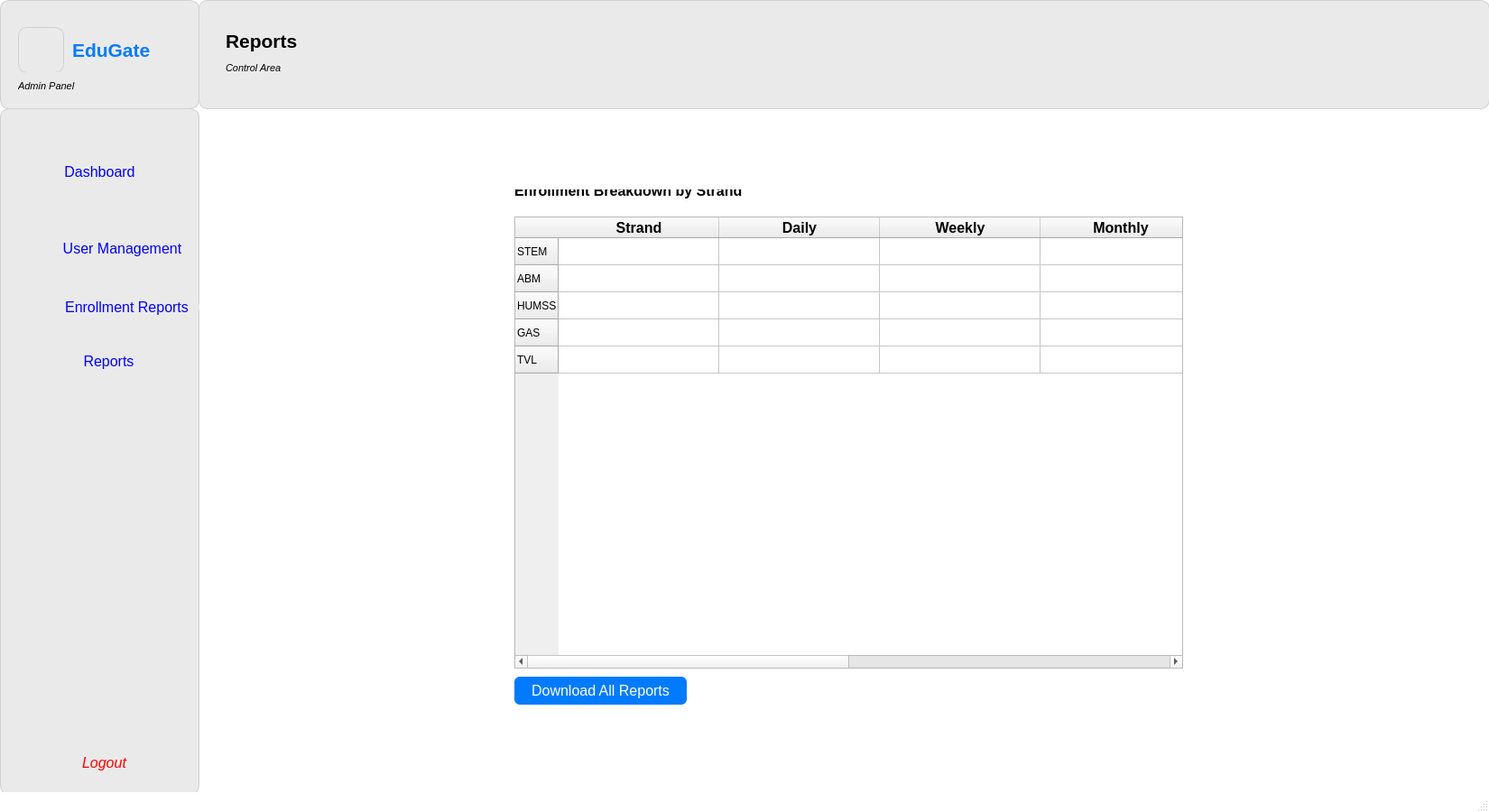
<?xml version="1.0" encoding="UTF-8"?>
<ui version="4.0">
 <class>MainWindow</class>
 <widget class="QMainWindow" name="MainWindow">
  <property name="geometry">
   <rect>
    <x>0</x>
    <y>0</y>
    <width>1650</width>
    <height>900</height>
   </rect>
  </property>
  <property name="sizePolicy">
   <sizepolicy hsizetype="Fixed" vsizetype="Fixed">
    <horstretch>0</horstretch>
    <verstretch>0</verstretch>
   </sizepolicy>
  </property>
  <property name="minimumSize">
   <size>
    <width>1650</width>
    <height>900</height>
   </size>
  </property>
  <property name="maximumSize">
   <size>
    <width>1650</width>
    <height>900</height>
   </size>
  </property>
  <property name="windowTitle">
   <string>MainWindow</string>
  </property>
  <property name="styleSheet">
   <string notr="true">QMainWindow {
    background-color: white;
}
</string>
  </property>
  <widget class="QWidget" name="centralwidget">
   <widget class="QWidget" name="widget" native="true">
    <property name="geometry">
     <rect>
      <x>220</x>
      <y>0</y>
      <width>1431</width>
      <height>121</height>
     </rect>
    </property>
    <property name="styleSheet">
     <string notr="true">QWidget {
    background-color: #eaeaea;  
    border: 1px solid #cfcfcf;
    border-radius: 10px;
}
</string>
    </property>
    <widget class="QLabel" name="label">
     <property name="geometry">
      <rect>
       <x>30</x>
       <y>20</y>
       <width>281</width>
       <height>51</height>
      </rect>
     </property>
     <property name="font">
      <font>
       <family>Segoe UI</family>
       <pointsize>16</pointsize>
       <weight>75</weight>
       <italic>false</italic>
       <bold>true</bold>
      </font>
     </property>
     <property name="styleSheet">
      <string notr="true">QLabel {
    background-color: #eaeaea;   /* match your widget color */
    border: none;                /* remove border */
    color: #000;                 /* text color (change if needed) */
}
</string>
     </property>
     <property name="text">
      <string>Reports</string>
     </property>
    </widget>
    <widget class="QLabel" name="label_2">
     <property name="geometry">
      <rect>
       <x>30</x>
       <y>60</y>
       <width>171</width>
       <height>31</height>
      </rect>
     </property>
     <property name="font">
      <font>
       <family>Segoe UI</family>
       <pointsize>8</pointsize>
       <weight>50</weight>
       <italic>true</italic>
       <bold>false</bold>
      </font>
     </property>
     <property name="styleSheet">
      <string notr="true">QLabel {
    background-color: #eaeaea;   /* match your widget color */
    border: none;                /* remove border */
    color: #000;                 /* text color (change if needed) */
}
</string>
     </property>
     <property name="text">
      <string>Control Area</string>
     </property>
    </widget>
   </widget>
   <widget class="QWidget" name="widget_3" native="true">
    <property name="geometry">
     <rect>
      <x>0</x>
      <y>0</y>
      <width>221</width>
      <height>121</height>
     </rect>
    </property>
    <property name="styleSheet">
     <string notr="true">QWidget {
    background-color: #eaeaea;  
    border: 1px solid #cfcfcf;
    border-radius: 10px;
}
</string>
    </property>
    <widget class="QLabel" name="label_3">
     <property name="geometry">
      <rect>
       <x>20</x>
       <y>30</y>
       <width>51</width>
       <height>51</height>
      </rect>
     </property>
     <property name="text">
      <string/>
     </property>
     <property name="pixmap">
      <pixmap>../../../Downloads/ChatGPT Image Dec 10, 2025, 02_26_54 PM.png</pixmap>
     </property>
     <property name="scaledContents">
      <bool>true</bool>
     </property>
    </widget>
    <widget class="QLabel" name="label_4">
     <property name="geometry">
      <rect>
       <x>80</x>
       <y>30</y>
       <width>111</width>
       <height>51</height>
      </rect>
     </property>
     <property name="font">
      <font>
       <family>Segoe UI</family>
       <pointsize>16</pointsize>
       <weight>75</weight>
       <italic>false</italic>
       <bold>true</bold>
      </font>
     </property>
     <property name="styleSheet">
      <string notr="true">QLabel {
    color: #007BFF;    /* nice clean blue */
    background-color: transparent;   /* optional */
    border: none;                    /* optional */
}
</string>
     </property>
     <property name="text">
      <string>EduGate</string>
     </property>
    </widget>
    <widget class="QLabel" name="label_5">
     <property name="geometry">
      <rect>
       <x>20</x>
       <y>80</y>
       <width>171</width>
       <height>31</height>
      </rect>
     </property>
     <property name="font">
      <font>
       <family>Segoe UI</family>
       <pointsize>8</pointsize>
       <weight>50</weight>
       <italic>true</italic>
       <bold>false</bold>
      </font>
     </property>
     <property name="styleSheet">
      <string notr="true">QLabel {
    background-color: #eaeaea;   /* match your widget color */
    border: none;                /* remove border */
    color: #000;                 /* text color (change if needed) */
}
</string>
     </property>
     <property name="text">
      <string>Admin Panel</string>
     </property>
    </widget>
   </widget>
   <widget class="QWidget" name="widget_2" native="true">
    <property name="geometry">
     <rect>
      <x>0</x>
      <y>120</y>
      <width>221</width>
      <height>761</height>
     </rect>
    </property>
    <property name="styleSheet">
     <string notr="true">QWidget {
    background-color: #eaeaea;  
    border: 1px solid #cfcfcf;
    border-radius: 10px;
}
</string>
    </property>
    <widget class="QLabel" name="label_6">
     <property name="geometry">
      <rect>
       <x>20</x>
       <y>60</y>
       <width>41</width>
       <height>31</height>
      </rect>
     </property>
     <property name="font">
      <font>
       <family>Segoe UI</family>
       <pointsize>8</pointsize>
       <weight>50</weight>
       <italic>true</italic>
       <bold>false</bold>
      </font>
     </property>
     <property name="styleSheet">
      <string notr="true">QLabel {
    background-color: #eaeaea;   /* match your widget color */
    border: none;                /* remove border */
    color: #000;                 /* text color (change if needed) */
}
</string>
     </property>
     <property name="text">
      <string/>
     </property>
     <property name="pixmap">
      <pixmap>../../../Downloads/dashboard-monitor.png</pixmap>
     </property>
     <property name="scaledContents">
      <bool>true</bool>
     </property>
    </widget>
    <widget class="QPushButton" name="pushButton">
     <property name="geometry">
      <rect>
       <x>30</x>
       <y>60</y>
       <width>161</width>
       <height>21</height>
      </rect>
     </property>
     <property name="font">
      <font>
       <family>Segoe UI</family>
       <pointsize>12</pointsize>
      </font>
     </property>
     <property name="styleSheet">
      <string notr="true">QPushButton {
    border: none;
    outline: none;
    color: blue;
}
QPushButton:hover {
    color: #1565c0;
}

QPushButton:pressed {
    color: #0d47a1;
}
</string>
     </property>
     <property name="text">
      <string>Dashboard</string>
     </property>
    </widget>
    <widget class="QLabel" name="label_7">
     <property name="geometry">
      <rect>
       <x>30</x>
       <y>140</y>
       <width>31</width>
       <height>31</height>
      </rect>
     </property>
     <property name="font">
      <font>
       <family>Segoe UI</family>
       <pointsize>8</pointsize>
       <weight>50</weight>
       <italic>true</italic>
       <bold>false</bold>
      </font>
     </property>
     <property name="styleSheet">
      <string notr="true">QLabel {
    background-color: #eaeaea;   /* match your widget color */
    border: none;                /* remove border */
    color: #000;                 /* text color (change if needed) */
}
</string>
     </property>
     <property name="text">
      <string/>
     </property>
     <property name="pixmap">
      <pixmap>../../../Downloads/user-add.png</pixmap>
     </property>
     <property name="scaledContents">
      <bool>true</bool>
     </property>
    </widget>
    <widget class="QPushButton" name="pushButton_2">
     <property name="geometry">
      <rect>
       <x>70</x>
       <y>140</y>
       <width>131</width>
       <height>31</height>
      </rect>
     </property>
     <property name="font">
      <font>
       <family>Segoe UI</family>
       <pointsize>12</pointsize>
      </font>
     </property>
     <property name="toolTip">
      <string>&lt;html&gt;&lt;head/&gt;&lt;body&gt;&lt;p&gt;Enrollment&lt;br/&gt;Management&lt;/p&gt;&lt;/body&gt;&lt;/html&gt;</string>
     </property>
     <property name="styleSheet">
      <string notr="true">QPushButton {
    border: none;
    outline: none;
    color: blue;
}
QPushButton:hover {
    color: #1565c0;
}

QPushButton:pressed {
    color: #0d47a1;
}
</string>
     </property>
     <property name="text">
      <string>User Management</string>
     </property>
    </widget>
    <widget class="QLabel" name="label_8">
     <property name="geometry">
      <rect>
       <x>20</x>
       <y>260</y>
       <width>41</width>
       <height>31</height>
      </rect>
     </property>
     <property name="font">
      <font>
       <family>Segoe UI</family>
       <pointsize>8</pointsize>
       <weight>50</weight>
       <italic>true</italic>
       <bold>false</bold>
      </font>
     </property>
     <property name="styleSheet">
      <string notr="true">QLabel {
    background-color: #eaeaea;   /* match your widget color */
    border: none;                /* remove border */
    color: #000;                 /* text color (change if needed) */
}
</string>
     </property>
     <property name="text">
      <string/>
     </property>
     <property name="pixmap">
      <pixmap>../../../Downloads/people-group.png</pixmap>
     </property>
     <property name="scaledContents">
      <bool>true</bool>
     </property>
    </widget>
    <widget class="QPushButton" name="pushButton_3">
     <property name="geometry">
      <rect>
       <x>40</x>
       <y>270</y>
       <width>161</width>
       <height>21</height>
      </rect>
     </property>
     <property name="font">
      <font>
       <family>Segoe UI</family>
       <pointsize>12</pointsize>
      </font>
     </property>
     <property name="toolTip">
      <string>&lt;html&gt;&lt;head/&gt;&lt;body&gt;&lt;p&gt;Enrollment&lt;br/&gt;Management&lt;/p&gt;&lt;/body&gt;&lt;/html&gt;</string>
     </property>
     <property name="styleSheet">
      <string notr="true">QPushButton {
    border: none;
    outline: none;
    color: blue;
}
QPushButton:hover {
    color: #1565c0;
}

QPushButton:pressed {
    color: #0d47a1;
}
</string>
     </property>
     <property name="text">
      <string>Reports</string>
     </property>
    </widget>
    <widget class="QPushButton" name="pushButton_4">
     <property name="geometry">
      <rect>
       <x>20</x>
       <y>700</y>
       <width>191</width>
       <height>51</height>
      </rect>
     </property>
     <property name="font">
      <font>
       <family>Segoe UI</family>
       <pointsize>12</pointsize>
       <italic>true</italic>
      </font>
     </property>
     <property name="toolTip">
      <string>&lt;html&gt;&lt;head/&gt;&lt;body&gt;&lt;p&gt;Enrollment&lt;br/&gt;Management&lt;/p&gt;&lt;/body&gt;&lt;/html&gt;</string>
     </property>
     <property name="styleSheet">
      <string notr="true">QPushButton {
    border: none;
    outline: none;
}

QPushButton {
    color: red;
}

</string>
     </property>
     <property name="text">
      <string>Logout</string>
     </property>
    </widget>
    <widget class="QLabel" name="label_9">
     <property name="geometry">
      <rect>
       <x>30</x>
       <y>710</y>
       <width>41</width>
       <height>31</height>
      </rect>
     </property>
     <property name="font">
      <font>
       <family>Segoe UI</family>
       <pointsize>8</pointsize>
       <weight>50</weight>
       <italic>true</italic>
       <bold>false</bold>
      </font>
     </property>
     <property name="styleSheet">
      <string notr="true">QLabel {
    background-color: #eaeaea;   /* match your widget color */
    border: none;                /* remove border */
    color: #000;                 /* text color (change if needed) */
}
</string>
     </property>
     <property name="text">
      <string/>
     </property>
     <property name="pixmap">
      <pixmap>../../../Downloads/sign-out-alt.png</pixmap>
     </property>
     <property name="scaledContents">
      <bool>true</bool>
     </property>
    </widget>
    <widget class="QPushButton" name="pushButton_6">
     <property name="geometry">
      <rect>
       <x>60</x>
       <y>210</y>
       <width>161</width>
       <height>21</height>
      </rect>
     </property>
     <property name="font">
      <font>
       <family>Segoe UI</family>
       <pointsize>12</pointsize>
      </font>
     </property>
     <property name="toolTip">
      <string>&lt;html&gt;&lt;head/&gt;&lt;body&gt;&lt;p&gt;Enrollment&lt;br/&gt;Management&lt;/p&gt;&lt;/body&gt;&lt;/html&gt;</string>
     </property>
     <property name="styleSheet">
      <string notr="true">QPushButton {
    border: none;
    outline: none;
    color: blue;
}
QPushButton:hover {
    color: #1565c0;
}

QPushButton:pressed {
    color: #0d47a1;
}
</string>
     </property>
     <property name="text">
      <string>Enrollment Reports</string>
     </property>
    </widget>
    <widget class="QLabel" name="label_11">
     <property name="geometry">
      <rect>
       <x>20</x>
       <y>210</y>
       <width>41</width>
       <height>31</height>
      </rect>
     </property>
     <property name="font">
      <font>
       <family>Segoe UI</family>
       <pointsize>8</pointsize>
       <weight>50</weight>
       <italic>true</italic>
       <bold>false</bold>
      </font>
     </property>
     <property name="styleSheet">
      <string notr="true">QLabel {
    background-color: #eaeaea;   /* match your widget color */
    border: none;                /* remove border */
    color: #000;                 /* text color (change if needed) */
}
</string>
     </property>
     <property name="text">
      <string/>
     </property>
     <property name="pixmap">
      <pixmap>../../../Downloads/people-group.png</pixmap>
     </property>
     <property name="scaledContents">
      <bool>true</bool>
     </property>
    </widget>
    <zorder>pushButton</zorder>
    <zorder>label_6</zorder>
    <zorder>pushButton_2</zorder>
    <zorder>label_7</zorder>
    <zorder>pushButton_3</zorder>
    <zorder>label_8</zorder>
    <zorder>pushButton_4</zorder>
    <zorder>label_9</zorder>
    <zorder>pushButton_6</zorder>
    <zorder>label_11</zorder>
   </widget>
   <widget class="QTableWidget" name="tableWidget">
    <property name="geometry">
     <rect>
      <x>570</x>
      <y>240</y>
      <width>741</width>
      <height>501</height>
     </rect>
    </property>
    <attribute name="horizontalHeaderDefaultSectionSize">
     <number>178</number>
    </attribute>
    <row>
     <property name="text">
      <string>STEM</string>
     </property>
    </row>
    <row>
     <property name="text">
      <string>ABM</string>
     </property>
    </row>
    <row>
     <property name="text">
      <string>HUMSS</string>
     </property>
    </row>
    <row>
     <property name="text">
      <string>GAS</string>
     </property>
    </row>
    <row>
     <property name="text">
      <string>TVL</string>
     </property>
    </row>
    <column>
     <property name="text">
      <string>Strand</string>
     </property>
     <property name="font">
      <font>
       <family>Segoe UI</family>
       <pointsize>12</pointsize>
       <weight>75</weight>
       <bold>true</bold>
      </font>
     </property>
    </column>
    <column>
     <property name="text">
      <string>Daily</string>
     </property>
     <property name="font">
      <font>
       <family>Segoe UI</family>
       <pointsize>12</pointsize>
       <weight>75</weight>
       <bold>true</bold>
      </font>
     </property>
    </column>
    <column>
     <property name="text">
      <string>Weekly</string>
     </property>
     <property name="font">
      <font>
       <family>Segoe UI</family>
       <pointsize>12</pointsize>
       <weight>75</weight>
       <bold>true</bold>
      </font>
     </property>
    </column>
    <column>
     <property name="text">
      <string>Monthly</string>
     </property>
     <property name="font">
      <font>
       <family>Segoe UI</family>
       <pointsize>12</pointsize>
       <weight>75</weight>
       <bold>true</bold>
      </font>
     </property>
    </column>
    <column>
     <property name="text">
      <string>Yearly</string>
     </property>
     <property name="font">
      <font>
       <family>Segoe UI</family>
       <pointsize>12</pointsize>
       <weight>75</weight>
       <bold>true</bold>
      </font>
     </property>
    </column>
    <column>
     <property name="text">
      <string>Total</string>
     </property>
     <property name="font">
      <font>
       <family>Segoe UI</family>
       <pointsize>12</pointsize>
       <weight>75</weight>
       <bold>true</bold>
      </font>
     </property>
    </column>
   </widget>
   <widget class="QLabel" name="label_10">
    <property name="geometry">
     <rect>
      <x>570</x>
      <y>210</y>
      <width>261</width>
      <height>21</height>
     </rect>
    </property>
    <property name="font">
     <font>
      <family>Segoe UI</family>
      <pointsize>12</pointsize>
      <weight>75</weight>
      <bold>true</bold>
     </font>
    </property>
    <property name="text">
     <string>Enrollment Breakdown by Strand
</string>
    </property>
   </widget>
   <widget class="QPushButton" name="pushButton_5">
    <property name="geometry">
     <rect>
      <x>570</x>
      <y>750</y>
      <width>191</width>
      <height>31</height>
     </rect>
    </property>
    <property name="font">
     <font>
      <family>Segoe UI</family>
      <pointsize>12</pointsize>
     </font>
    </property>
    <property name="styleSheet">
     <string notr="true">QPushButton {
    background-color: #007BFF;  /* Blue background */
    color: white;               /* White text */
    border: none;               /* No border */
    border-radius: 6px;         /* Rounded corners */
    padding: 5px 12px;          /* Optional padding */
}

QPushButton:hover {
    background-color: #0056b3;  /* Darker blue on hover */
}

QPushButton:pressed {
    background-color: #00408d;  /* Even darker blue when pressed */
}</string>
    </property>
    <property name="text">
     <string>Download All Reports</string>
    </property>
   </widget>
  </widget>
  <widget class="QStatusBar" name="statusbar"/>
 </widget>
 <resources/>
 <connections/>
</ui>
